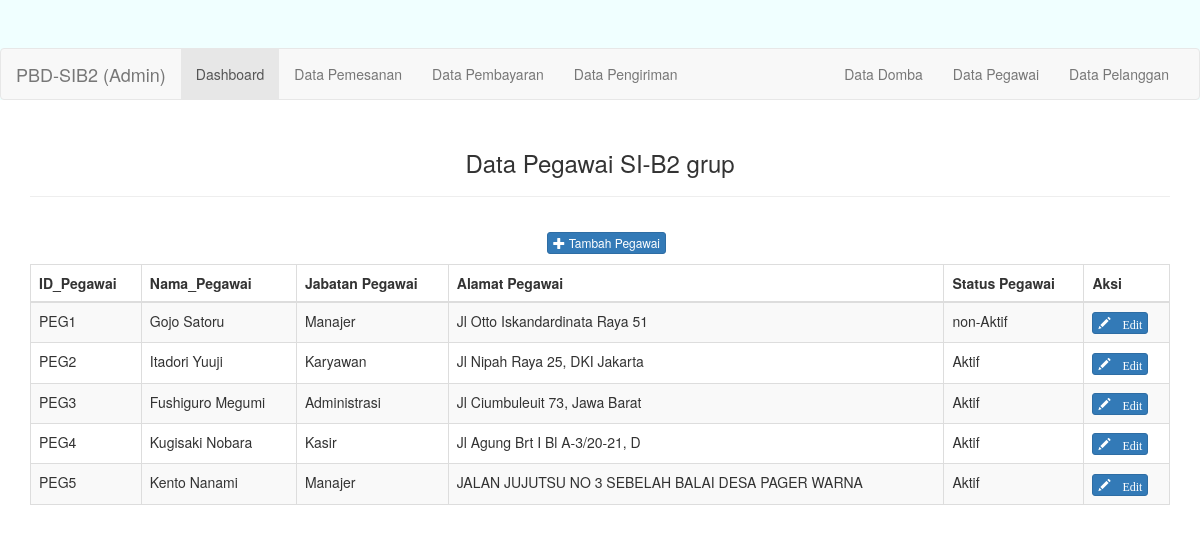
/pegawai.php, run on an earlier commit of the app's database.
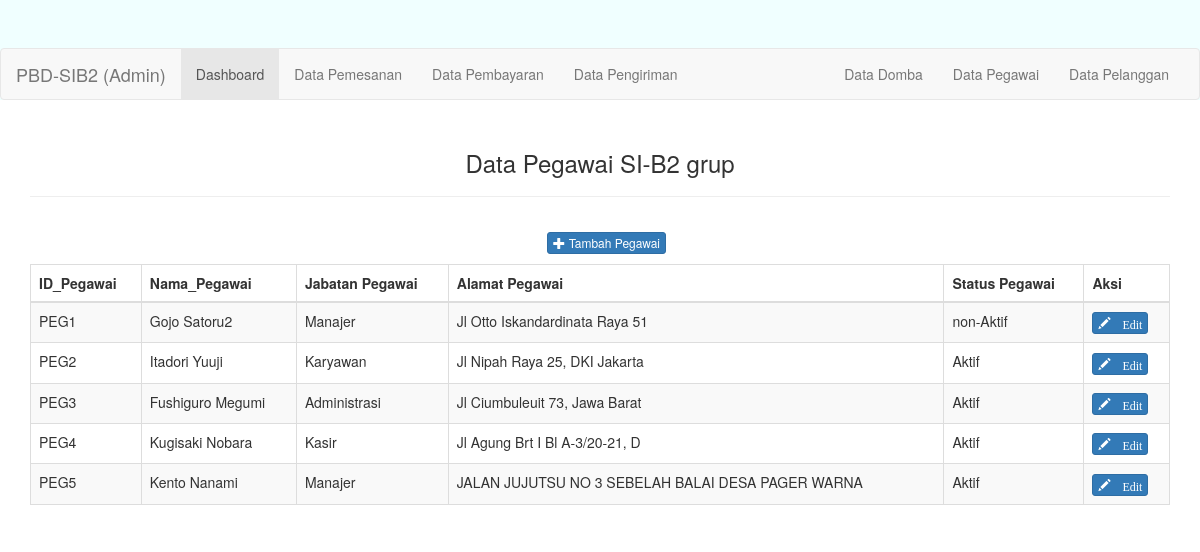
And on a later commit of the database.
### tables this page shows
CREATE TABLE `pegawai` (
  `ID_PEGAWAI` char(5) NOT NULL,
  `NAMA_PEGAWAI` varchar(30) NOT NULL,
  `ALAMAT_PEGAWAI` varchar(50) NOT NULL,
  `KODEPOS_PEGAWAI` char(5) NOT NULL,
  `USERNAMEPEG` varchar(15) NOT NULL,
  `PASSWORDPEG` varchar(18) NOT NULL,
  `STATUS_PEGAWAI` char(1) NOT NULL
);

### pegawai.php (the view, shortened to what this page needs)
<?php
require_once 'config/database.php';
$query = "SELECT A.ID_PEGAWAI,A.NAMA_PEGAWAI,
C.NAMA_JABATAN,A.ALAMAT_PEGAWAI,A.STATUS_PEGAWAI
 FROM pegawai A
 INNER JOIN menjabat B
 ON A.ID_PEGAWAI=B.ID_PEGAWAI
 INNER JOIN jabatan C
 ON B.ID_JABATAN=C.ID_JABATAN
 group by ID_PEGAWAI
 ";
$sql = mysqli_query($db, $query);
?>
<!DOCTYPE html>
<html>
	<head>
		<link rel="stylesheet" type="text/css" href="asset/css/bootstrap.min.css">
	</head>
	<body>
	<div class="jumbotron text-center" style="background:azure; height: 100px;">
	<nav class="navbar navbar-default">
  <div class="container-fluid">
    <div class="navbar-header">
      <a class="navbar-brand" href="#">PBD-SIB2 (Admin)</a>
    </div>
    <div class="collapse navbar-collapse" id="bs-example-navbar-collapse-1">
      <ul class="nav navbar-nav">
        <li class="active"><a href="./">Dashboard<span class="sr-only">(current)</span></a></li>
		<li><a href="./pemesanan.php">Data Pemesanan</a></li>
		<li><a href="./pembayaran.php">Data Pembayaran</a></li>
        <li><a href="./pengiriman.php">Data Pengiriman</a></li>
      </ul>
      <ul class="nav navbar-nav navbar-right">
	  <li><a href="./domba.php">Data Domba</a></li>
	  <li><a href="./pegawai.php">Data Pegawai</a></li>
	  <li><a href="./pelanggan.php">Data Pelanggan</a></li>
      </ul>
    </div>
  </div>
</nav>
	</div>
		<div class="container">
			<div class="row">
				<div class="col-xs-12 col-sm-12 col-md-12">
					<div class="text-center">
						<h3>Data Pegawai SI-B2 grup</h3><hr>
						<p style="padding:10pt 0pt 0pt 10pt;">
							<a href="pages/tambah_pegawai.php" class="btn btn-xs btn-primary"><span class="glyphicon glyphicon-plus"></span> Tambah Pegawai </a>
						</p>
					</div>
					<div class="table-responsive">
						<table class="table table-striped table-bordered">
							<thead>
								<tr>
									<th>ID_Pegawai</th>
									<th>Nama_Pegawai</th>
									<th>Jabatan Pegawai</th>
									<th>Alamat Pegawai</th>
									<th>Status Pegawai</th>
									<th>Aksi</th>
								</tr>
							</thead>
							<tbody>
							<?php foreach ($sql as $member) : ?>
								<tr>
									<td><?php echo $member['ID_PEGAWAI']; ?></td>
									<td><?php echo $member['NAMA_PEGAWAI']; ?></td>
									<td><?php echo $member['NAMA_JABATAN']; ?></td>
									<td><?php echo $member['ALAMAT_PEGAWAI']; ?></td>
									<td><?php $member['STATUS_PEGAWAI'];
									if($member['STATUS_PEGAWAI']==1){
										echo "Aktif";
									}
									else {
										echo "non-Aktif";
									}
									?></td>
									<td>
										<a href="pages/edit_pegawai.php?id=<?php echo $member['ID_PEGAWAI']; ?>
										" class="btn btn-xs btn-primary"><span class="glyphicon glyphicon-pencil"> Edit </span></a>
									</td>
								</tr>
							<?php endforeach; ?>
							</tbody>
						</table>
					</div>
				</div>
			</div>
		</div>
	</body>
</html>

What changed in the data, as far as the page shows it:
changed pegawai "PEG1": NAMA_PEGAWAI "Gojo Satoru" → "Gojo Satoru2"
